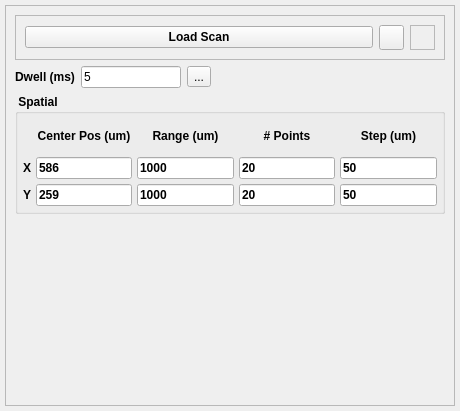
<?xml version="1.0" encoding="UTF-8"?>
<ui version="4.0">
 <class>Form</class>
 <widget class="QWidget" name="Form">
  <property name="geometry">
   <rect>
    <x>0</x>
    <y>0</y>
    <width>460</width>
    <height>411</height>
   </rect>
  </property>
  <property name="minimumSize">
   <size>
    <width>0</width>
    <height>150</height>
   </size>
  </property>
  <property name="windowTitle">
   <string>Form</string>
  </property>
  <layout class="QVBoxLayout" name="verticalLayout">
   <property name="spacing">
    <number>5</number>
   </property>
   <property name="margin">
    <number>5</number>
   </property>
   <item>
    <widget class="QFrame" name="frame_2_SCANPLUGIN">
     <property name="maximumSize">
      <size>
       <width>650</width>
       <height>16777215</height>
      </size>
     </property>
     <property name="frameShape">
      <enum>QFrame::StyledPanel</enum>
     </property>
     <property name="frameShadow">
      <enum>QFrame::Raised</enum>
     </property>
     <layout class="QVBoxLayout" name="verticalLayout_3">
      <property name="spacing">
       <number>6</number>
      </property>
      <property name="leftMargin">
       <number>9</number>
      </property>
      <property name="topMargin">
       <number>9</number>
      </property>
      <property name="bottomMargin">
       <number>9</number>
      </property>
      <item>
       <widget class="QFrame" name="loadscan_frame">
        <property name="minimumSize">
         <size>
          <width>0</width>
          <height>30</height>
         </size>
        </property>
        <property name="frameShape">
         <enum>QFrame::StyledPanel</enum>
        </property>
        <property name="frameShadow">
         <enum>QFrame::Sunken</enum>
        </property>
        <layout class="QHBoxLayout" name="horizontalLayout">
         <item>
          <widget class="QPushButton" name="loadScanBtn">
           <property name="font">
            <font>
             <weight>75</weight>
             <bold>true</bold>
            </font>
           </property>
           <property name="text">
            <string>Load Scan</string>
           </property>
          </widget>
         </item>
         <item>
          <widget class="QToolButton" name="helpBtn">
           <property name="minimumSize">
            <size>
             <width>25</width>
             <height>25</height>
            </size>
           </property>
           <property name="maximumSize">
            <size>
             <width>25</width>
             <height>25</height>
            </size>
           </property>
           <property name="text">
            <string/>
           </property>
           <property name="icon">
            <iconset>
             <normaloff>../../../icons/helplite.png</normaloff>../../../icons/helplite.png</iconset>
           </property>
           <property name="iconSize">
            <size>
             <width>50</width>
             <height>50</height>
            </size>
           </property>
          </widget>
         </item>
         <item>
          <widget class="QLabel" name="rtclkpic">
           <property name="maximumSize">
            <size>
             <width>25</width>
             <height>25</height>
            </size>
           </property>
           <property name="autoFillBackground">
            <bool>true</bool>
           </property>
           <property name="frameShape">
            <enum>QFrame::StyledPanel</enum>
           </property>
           <property name="text">
            <string/>
           </property>
           <property name="pixmap">
            <pixmap>../../../icons/icons8-mouse-right-click-50.png</pixmap>
           </property>
           <property name="scaledContents">
            <bool>true</bool>
           </property>
           <property name="alignment">
            <set>Qt::AlignRight|Qt::AlignTrailing|Qt::AlignVCenter</set>
           </property>
          </widget>
         </item>
        </layout>
       </widget>
      </item>
      <item>
       <layout class="QHBoxLayout" name="horizontalLayout_15"/>
      </item>
      <item>
       <layout class="QHBoxLayout" name="horizontalLayout_5">
        <item>
         <widget class="QLabel" name="label_8">
          <property name="font">
           <font>
            <weight>75</weight>
            <bold>true</bold>
           </font>
          </property>
          <property name="text">
           <string>Dwell (ms)</string>
          </property>
          <property name="alignment">
           <set>Qt::AlignCenter</set>
          </property>
         </widget>
        </item>
        <item>
         <widget class="QLineEdit" name="dwellFld">
          <property name="maximumSize">
           <size>
            <width>100</width>
            <height>16777215</height>
           </size>
          </property>
          <property name="text">
           <string>5</string>
          </property>
          <property name="mandatoryField" stdset="0">
           <bool>true</bool>
          </property>
         </widget>
        </item>
        <item>
         <widget class="QToolButton" name="dwell_magicBtn">
          <property name="toolTip">
           <string>adjust number of points to use this dwell value</string>
          </property>
          <property name="text">
           <string>...</string>
          </property>
          <property name="icon">
           <iconset>
            <normaloff>../../../../../../../icons/wand.ico</normaloff>../../../../../../../icons/wand.ico</iconset>
          </property>
         </widget>
        </item>
        <item>
         <spacer name="horizontalSpacer">
          <property name="orientation">
           <enum>Qt::Horizontal</enum>
          </property>
          <property name="sizeHint" stdset="0">
           <size>
            <width>40</width>
            <height>20</height>
           </size>
          </property>
         </spacer>
        </item>
       </layout>
      </item>
      <item>
       <widget class="QGroupBox" name="groupBox">
        <property name="minimumSize">
         <size>
          <width>0</width>
          <height>120</height>
         </size>
        </property>
        <property name="font">
         <font>
          <weight>75</weight>
          <bold>true</bold>
         </font>
        </property>
        <property name="title">
         <string> Spatial </string>
        </property>
        <layout class="QVBoxLayout" name="verticalLayout_2">
         <property name="spacing">
          <number>5</number>
         </property>
         <property name="margin">
          <number>5</number>
         </property>
         <item>
          <layout class="QGridLayout" name="gridLayout_2">
           <item row="0" column="1">
            <widget class="QLabel" name="label_9">
             <property name="font">
              <font>
               <weight>75</weight>
               <bold>true</bold>
              </font>
             </property>
             <property name="text">
              <string>Center Pos (um)</string>
             </property>
             <property name="alignment">
              <set>Qt::AlignCenter</set>
             </property>
            </widget>
           </item>
           <item row="0" column="2">
            <widget class="QLabel" name="label_10">
             <property name="font">
              <font>
               <weight>75</weight>
               <bold>true</bold>
              </font>
             </property>
             <property name="text">
              <string>Range (um)</string>
             </property>
             <property name="alignment">
              <set>Qt::AlignCenter</set>
             </property>
            </widget>
           </item>
           <item row="0" column="3">
            <widget class="QLabel" name="label_11">
             <property name="font">
              <font>
               <weight>75</weight>
               <bold>true</bold>
              </font>
             </property>
             <property name="text">
              <string># Points</string>
             </property>
             <property name="alignment">
              <set>Qt::AlignCenter</set>
             </property>
            </widget>
           </item>
           <item row="0" column="4">
            <widget class="QLabel" name="label_12">
             <property name="font">
              <font>
               <weight>75</weight>
               <bold>true</bold>
              </font>
             </property>
             <property name="text">
              <string>Step (um)</string>
             </property>
             <property name="alignment">
              <set>Qt::AlignCenter</set>
             </property>
            </widget>
           </item>
           <item row="1" column="0">
            <widget class="QLabel" name="label_13">
             <property name="font">
              <font>
               <weight>75</weight>
               <bold>true</bold>
              </font>
             </property>
             <property name="text">
              <string>X</string>
             </property>
            </widget>
           </item>
           <item row="1" column="1">
            <widget class="QLineEdit" name="centerXFld">
             <property name="text">
              <string>586</string>
             </property>
            </widget>
           </item>
           <item row="1" column="3">
            <widget class="QLineEdit" name="npointsXFld">
             <property name="text">
              <string>20</string>
             </property>
            </widget>
           </item>
           <item row="1" column="4">
            <widget class="QLineEdit" name="stepXFld">
             <property name="text">
              <string>50</string>
             </property>
            </widget>
           </item>
           <item row="2" column="0">
            <widget class="QLabel" name="label_14">
             <property name="font">
              <font>
               <weight>75</weight>
               <bold>true</bold>
              </font>
             </property>
             <property name="text">
              <string>Y</string>
             </property>
            </widget>
           </item>
           <item row="2" column="2">
            <widget class="QLineEdit" name="rangeYFld">
             <property name="text">
              <string>1000</string>
             </property>
            </widget>
           </item>
           <item row="2" column="3">
            <widget class="QLineEdit" name="npointsYFld">
             <property name="text">
              <string>20</string>
             </property>
            </widget>
           </item>
           <item row="2" column="4">
            <widget class="QLineEdit" name="stepYFld">
             <property name="text">
              <string>50</string>
             </property>
            </widget>
           </item>
           <item row="1" column="2">
            <widget class="QLineEdit" name="rangeXFld">
             <property name="text">
              <string>1000</string>
             </property>
            </widget>
           </item>
           <item row="2" column="1">
            <widget class="QLineEdit" name="centerYFld">
             <property name="text">
              <string>259</string>
             </property>
            </widget>
           </item>
          </layout>
         </item>
        </layout>
       </widget>
      </item>
      <item>
       <spacer name="verticalSpacer_2">
        <property name="orientation">
         <enum>Qt::Vertical</enum>
        </property>
        <property name="sizeHint" stdset="0">
         <size>
          <width>20</width>
          <height>40</height>
         </size>
        </property>
       </spacer>
      </item>
     </layout>
    </widget>
   </item>
  </layout>
 </widget>
 <resources/>
 <connections/>
</ui>
